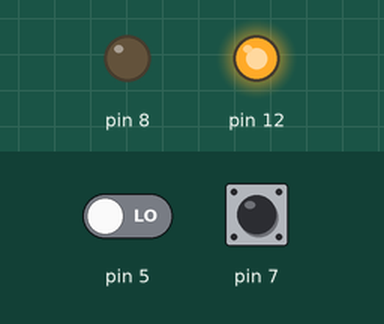
Bench run of a sketch on a simulated Arduino Uno, built with avr-gcc and run on an emulated ATmega328P. On the bench: output pins drawn as LEDs (lit = HIGH). The inputs (shaded band) are chosen by the test bench; at power-on: pin 5 LOW, pin 7 HIGH.

Above: at 1.2 s.
1.3 s: pin 5 driven HIGH
At 1.8 s:
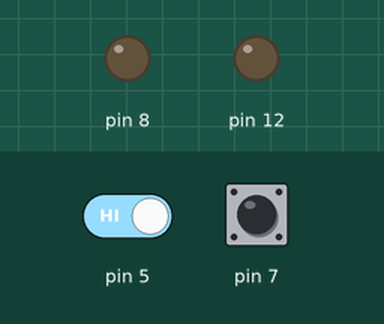
2.8 s: pin 5 driven LOW
At 4.1 s:
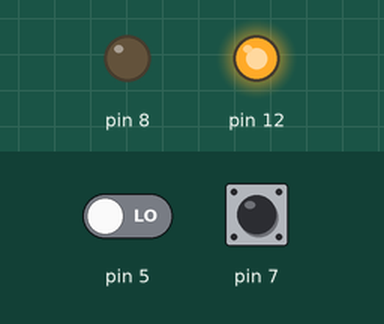
Timing chart, 0 to 5.8 s (numbered marks = the images above; inputs shaded):
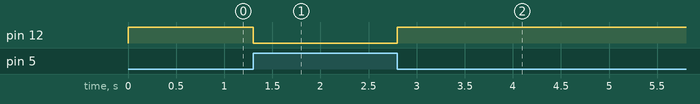

The sketch:

task1_OnOffMotor.ino
```cpp
void setup() {
    pinMode(12,OUTPUT);
    pinMode(8,OUTPUT);
    pinMode(7,INPUT);
    pinMode(5,INPUT);
}

void loop() {

  //Serial.print(digitalRead(A0));

  while(digitalRead(7)==1)
  {
      if(digitalRead(5)==1)
      {
         digitalWrite(12,LOW);
         digitalWrite(8,LOW);
      }
      else
      {
        digitalWrite(12,HIGH);
        }
     if(digitalRead(7)!=1)
     {
        break;
     }
  }
}
```

Measured:
- after the input at 1.3 s, pin 12: HIGH → LOW at once
- after the input at 2.8 s, pin 12: LOW → HIGH at once
